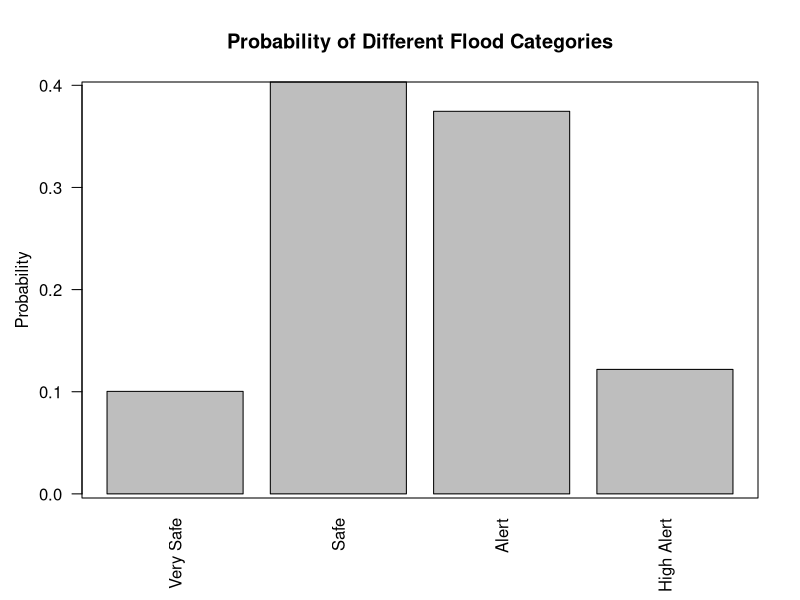

Reproduce this figure in R.
#Script to compute Probabilities
# Venki Uddameri
# Step 1: Load Working Directory
setwd('/home/vuddameri/CE5315-New/Rcode')
# Step 2: Read Data
a <- read.csv('stormevent.csv')
#Step 3: Extract Peak Values
Qp <- a$Peak

#Step 4: Discretize data
maxp <- max(Qp) + 2500 #create a max value
breaks <- c(0,20,400,2500,maxp)
labels <- c('Very Safe','Safe','Alert','High Alert')
Qp.levels <- cut(Qp,breaks=breaks,labels=labels,
                 right = FALSE)

# Step 5: Tabulate and Obtain Probabilities
counts <- table(Qp.levels)
probs <- counts/length(Qp.levels)
print(counts)
print(probs)
# Step 6: Plot the probabilities
par(mgp=c(2.5,1,0))
barplot(probs,names.arg=labels,las=2,ylab='Probability')
box()
title('Probability of Different Flood Categories')